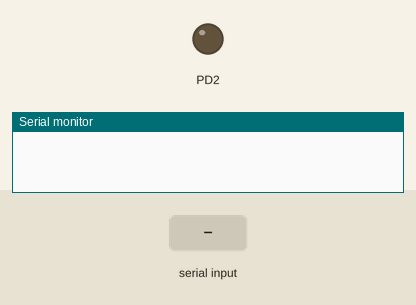
Simulated run of this program. Board: ATmega328P, built with avr-gcc and emulated at 16 MHz. Shown: output pins drawn as LEDs (lit = HIGH), the last lines printed to the serial monitor. Inputs (shaded band) come from the test bench.

Above: at 1.2 s.
1.3 s: "1" received over Serial
At 2.5 s:
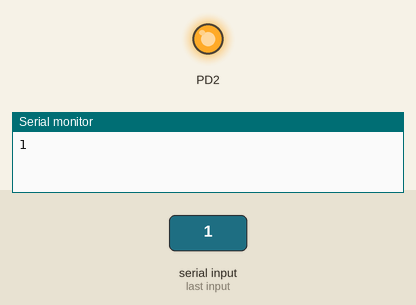
2.8 s: "0" received over Serial
At 3.9 s:
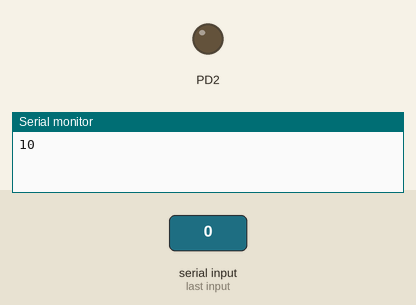
Timing chart, 0 to 5.8 s (numbered marks = the images above; inputs shaded):
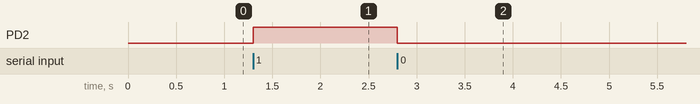

Measured:
- after the input at 1.3 s, PD2: LOW → HIGH at once
- after the input at 2.8 s, PD2: HIGH → LOW at once

The program:

main.c
```c
/*
 * Zadatak 5.c
 *
 * Created: 5.5.2020. 22:21:21
 * Author : Josip Prpi? 4.H
 */

#define F_CPU 16000000UL
#include <avr/io.h>
#include <util/delay.h>
#include <stdio.h>
#define BAUDRATE 9600
#define BAUD_PRESCALLER (((F_CPU / (BAUDRATE * 16UL))) - 1)

//deklaracije funkcija
void USART_init(void);
unsigned char USART_receive(void);
void USART_send( unsigned char data);
void USART_putstring(char* StringPtr);

char String[]="";
unsigned char data;
int main(void){
	DDRD |= 0b00000100;
	PORTD=0x00;
	USART_init();
	while(1){
		data=USART_receive();
		USART_send(data);
		if (data=='1')
		{
			PORTD|=(1<<PORTD2);
			_delay_ms(300);
		}
		else
		{
			PORTD&=~(1<<PORTD2);
		}
	}
	return 0;
}

// Deklaracija dodatnih funckija

void USART_init(void){

	UBRR0H = (uint8_t)(BAUD_PRESCALLER>>8); // Baud Rate Register upper 4 bits
	UBRR0L = (uint8_t)(BAUD_PRESCALLER); // Baud Rate Register lower 4 bits
	UCSR0B = (1<<RXEN0)|(1<<TXEN0);
	UCSR0C = (3<<UCSZ00); //Set frame
}
unsigned char USART_receive(void){

	while(!(UCSR0A & (1<<RXC0)));
	return UDR0;
}
void USART_send( unsigned char data)
{
	while(!(UCSR0A & (1<<UDRE0)));
	UDR0 = data;

}

void USART_putstring(char* StringPtr){

	while(*StringPtr != 0x00){
		USART_send(*StringPtr);
	StringPtr++;}

}
```
